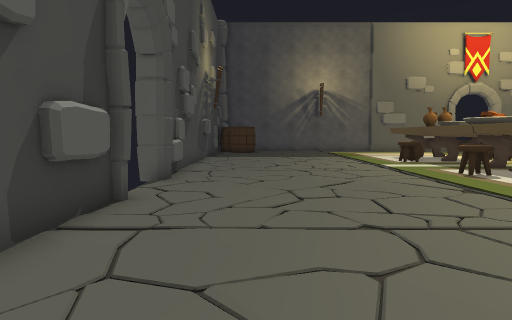
view 1 (above)

24 first-person views from a walk through a 3-D level made in the Unity game engine. The camera is 1.3 m above the floor, tilts 4° down and sees 70° across. The floor is counted in squares, 1 m on a side. Each view is taken from the middle of a square. On the plan, view 1 faces up. The plan holds only what a view shows up to about 15 squares ahead; the rest is blank. The place goes on beyond the plan. The player is left out. Door leaves are left out, so doorways stand open.

view 2
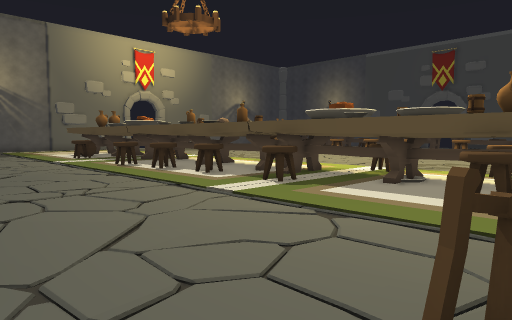

view 3
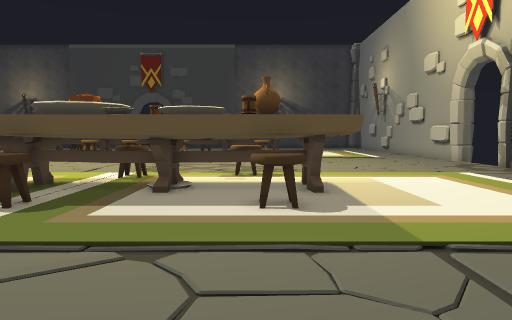

view 4
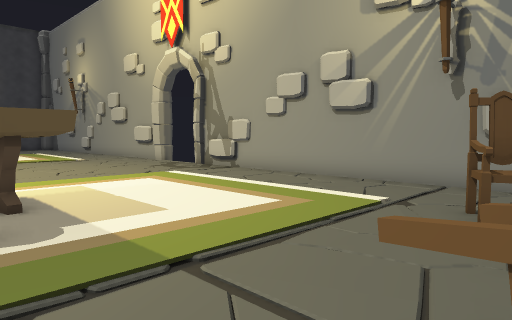

view 5
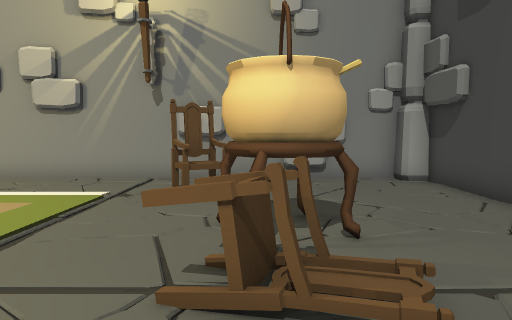

view 6
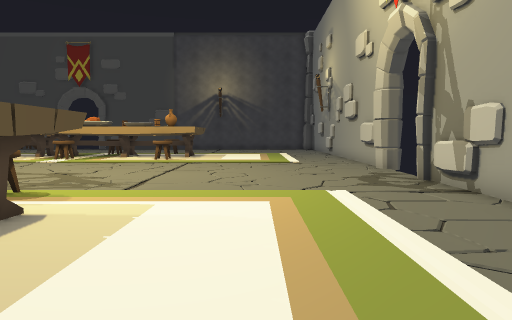

view 7
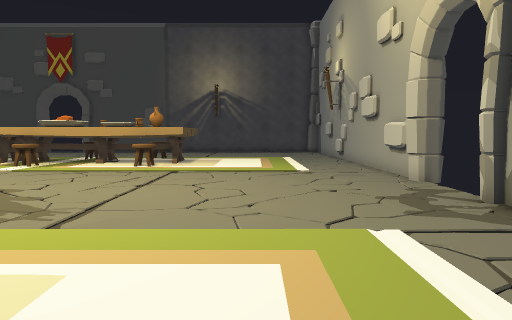

view 8
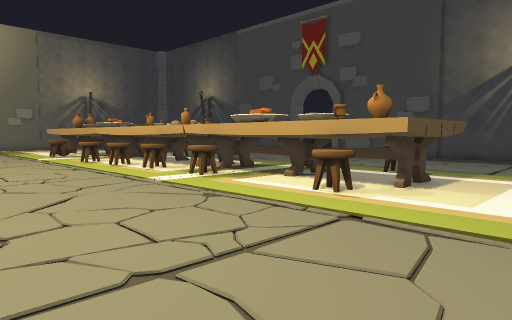

view 9
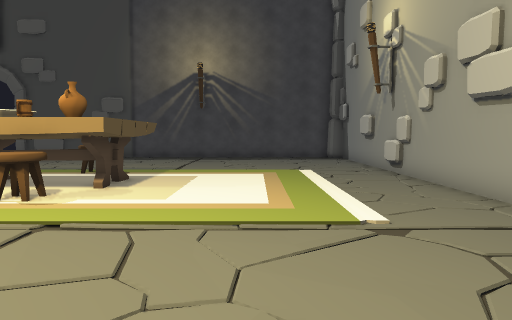

view 10
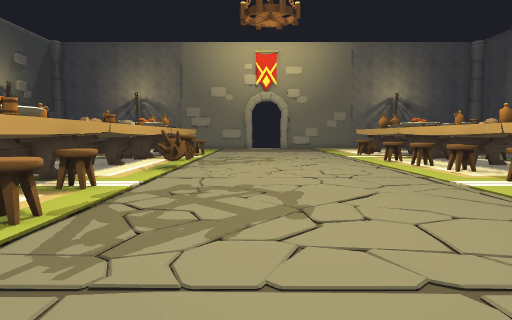

view 11
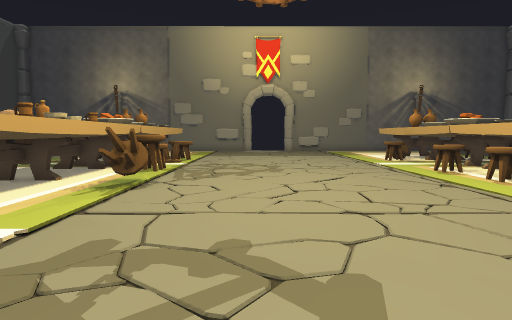

view 12
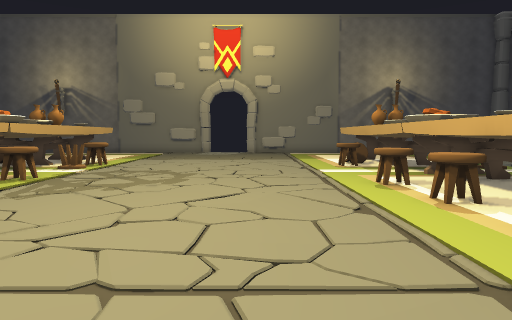

view 13
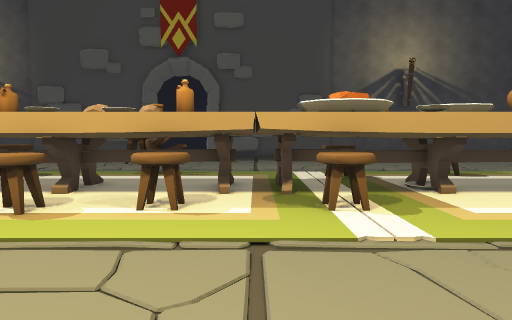

view 14
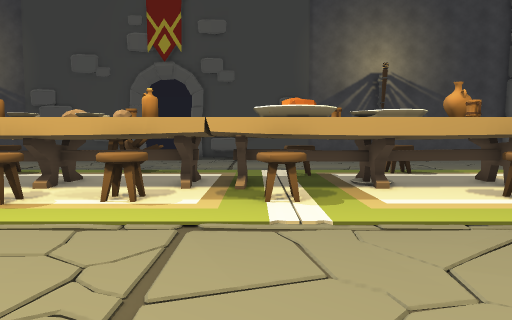

view 15
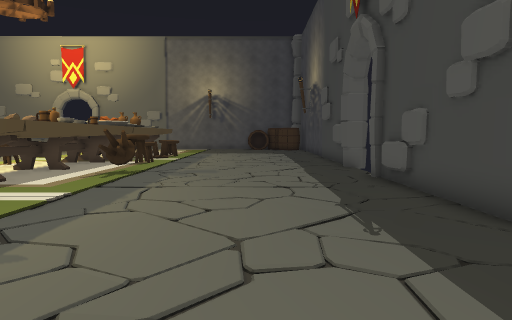

view 16
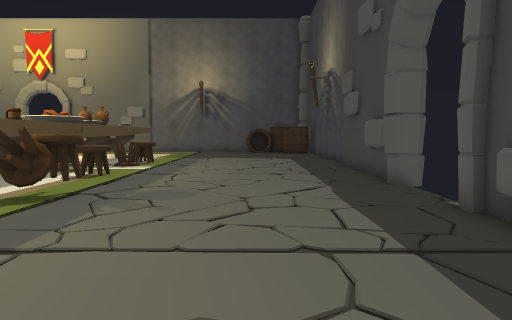

view 17
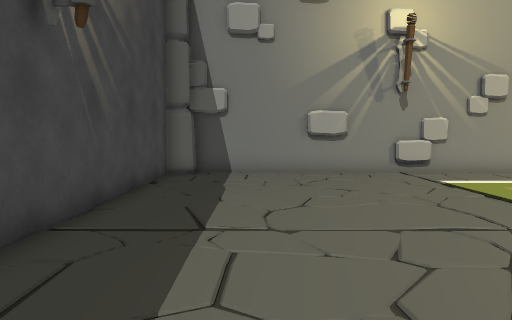

view 18
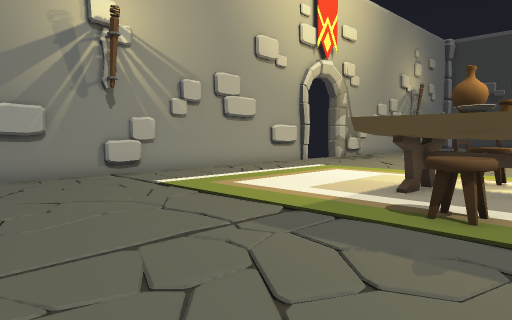

view 19
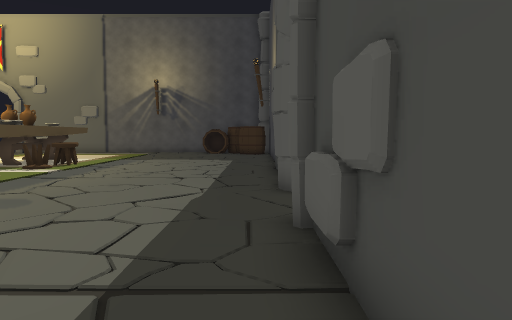

view 20
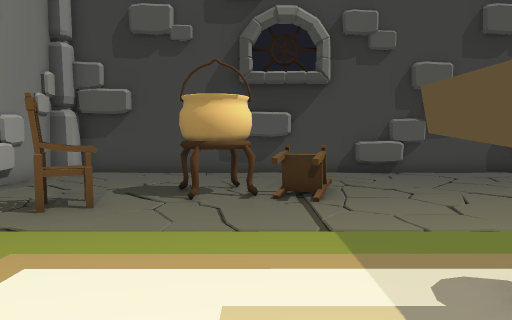

view 21
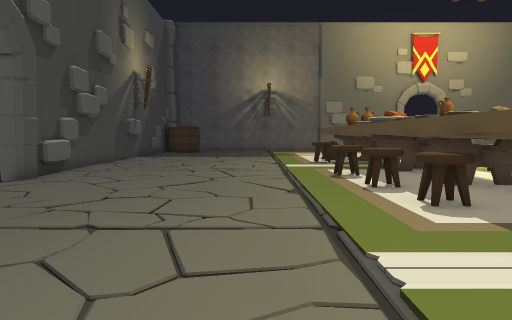

view 22
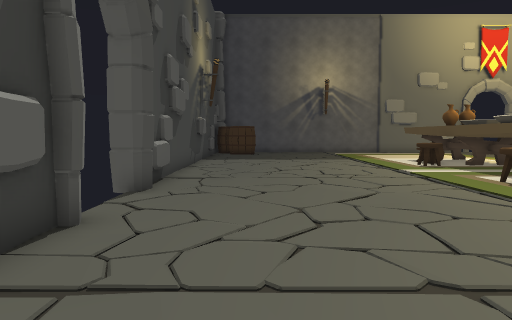

view 23
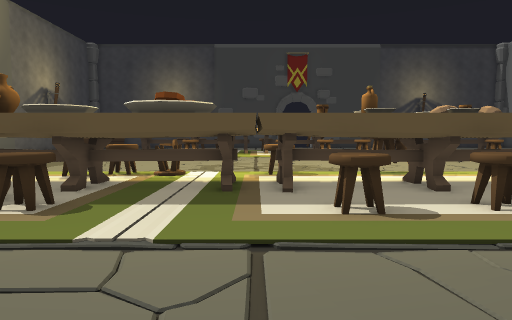

view 24
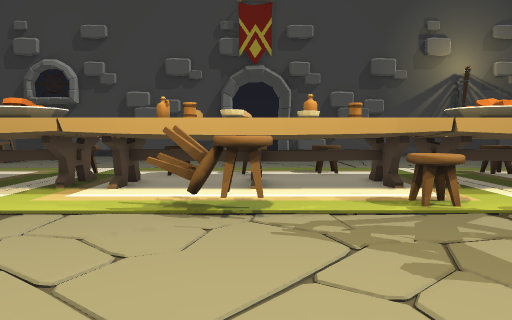

### Floor plan
Key: @ floor where view 1 was taken; # wall or solid block; . floor; D open door; ^ raised ledge; T thing the floor can be seen under or through; S stool; M mug; B bottle; C chair; A cauldron; W bowl; O other object.
Columns run from 3 left of view 1 to 37 right of it. Each row starts with its distance up from view 1.
 17 #.........S####SS........SS####S........
 16 #..........TTTTS..........#####S........#
 15 #..........TTTTS..........###O#S........#
 14 #..........TTT^#...........^#^..........#
 13 #..........^^^^S...........^  ^S........#
 12 #.........S^^^^SS........SS^^^^S........#
 11 #........SSO ^MT.........SSO^M..........#
 10 DD.........#BWTT..........TTBOT.........D
  9 DD........SO#OWTS........SSO TTSS......DD
  8 D..........O#OMTS.........TOOOTSS......DD
  7 #.........S##OMTS.........STO ^.S.......#
  6 #.........S#B^^...........ST^^^.........#
  5 #...........^^^...........TT^ ^.........#
  4 #.........STTTTT..........ST TT.........#
  3 #.........STTTTS..........STOTTS........#
  2 #..........TTTTS..........TTT T.........#
  1 #..........T  TT..........TT  T.........#
  0 #..@.......T   S..........TT  TS........
 -1 #.........STTO SS.........STTOTS........
 -2 #.........S#### ..........STTTT.........#
 -3 #....CC....#####..........TTTTT.........#
 -4 #...AC..................................#
 -5 #...AA..................................#
 -6 #....A..................................#
 -7 #.....C.................................#
 -8 #.....CC................................#
 -9 #.......................................#
-10 ##.................DD..................##
-11  ##################DDD##################

Where each view was taken, in squares from view 1:
view 1: 0 up, 0 right, facing up
view 2: 3 down, 0 right, facing up-right
view 3: 1 down, 1 right, facing right
view 4: 1 down, 2 right, facing down-right
view 5: 0 up, 2 right, facing down
view 6: 6 down, 5 right, facing right
view 7: 6 down, 8 right, facing right
view 8: 6 down, 16 right, facing up-right
view 9: 6 down, 16 right, facing right
view 10: 6 down, 16 right, facing up
view 11: 1 down, 16 right, facing up
view 12: 2 up, 19 right, facing up
view 13: 5 up, 17 right, facing right
view 14: 4 up, 16 right, facing right
view 15: 4 down, 33 right, facing up
view 16: 1 up, 33 right, facing up
view 17: 2 up, 34 right, facing down
view 18: 1 up, 34 right, facing down-left
view 19: 2 up, 36 right, facing up
view 20: 4 down, 10 right, facing left
view 21: 0 up, 4 right, facing up
view 22: 2 up, 0 right, facing up
view 23: 13 up, 1 right, facing right
view 24: 9 up, 19 right, facing left
